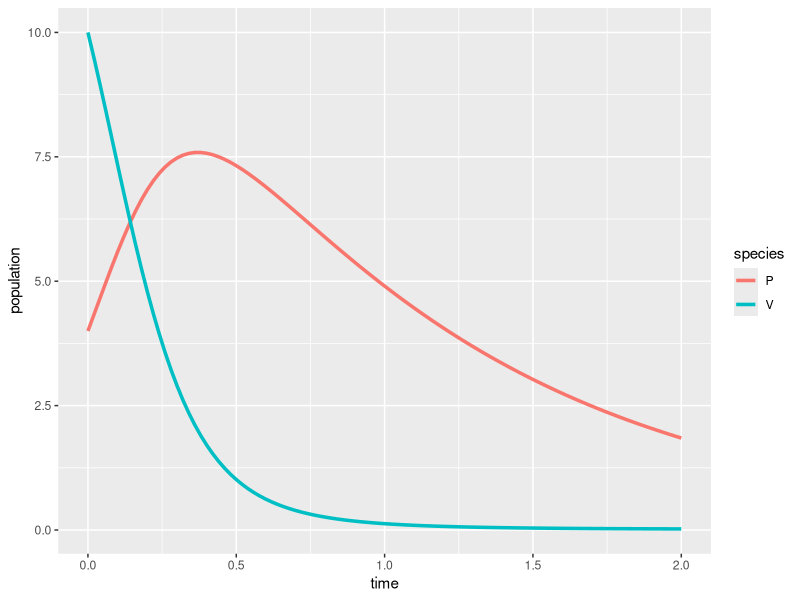

The R source for this figure:
## ---- chunk 1
#| message: false
#| warning: false
# load libraries ----
library(tidyverse)
library(deSolve)
library(kableExtra)
## ---- chunk 2
# Create a sequence of times (days) ----
time <- seq(from = 0, to = 2, by = 0.02)

# Set some parameter values (these can change - keep it in mind) ----
parameters <- c(r = .75, alpha = 0.8, beta = 0.5, q = 1)

# Set the initial condition (prey and predator populations at t = 0) ----
# Recall: V = prey, P = predator
init_cond <- c(V = 10, P = 4)

# Prepare the series of differential equations as a function ----
lv_equations <- function(time, init_cond, parameters) {
  with(as.list(c(init_cond, parameters)), {
    dVdt = r * V - alpha * V * P
    dPdt = beta * V * P - q * P
    return(list(c(dVdt, dPdt)))
  })
}

# Find the approximate the solution using `deSolve::ode()` ----
approx_lv <- ode(y = init_cond, times = time, func = lv_equations, parms = parameters)

# Check the class ----
class(approx_lv)

# We really want this to be a data frame, AND we want both prey (V) and predator (P) to be in the same column -- we'll learn why in EDS 221 (tidy data) ----
approx_lk_df <- data.frame(approx_lv) |> 
  pivot_longer(cols = c(V, P), names_to = "species", values_to = "population")

# Plot it ----
ggplot(data = approx_lk_df, aes(x = time, y = population)) +
  geom_line(aes(color = species), linewidth = 1.2)
